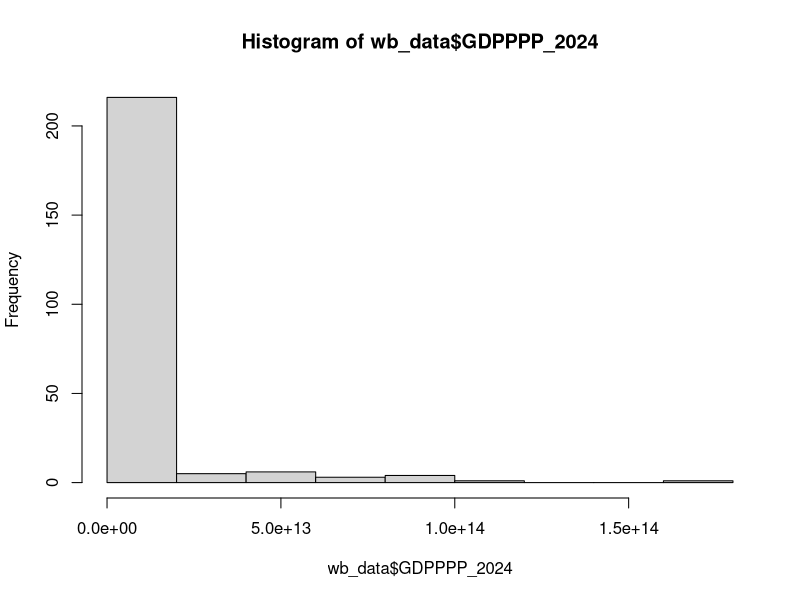
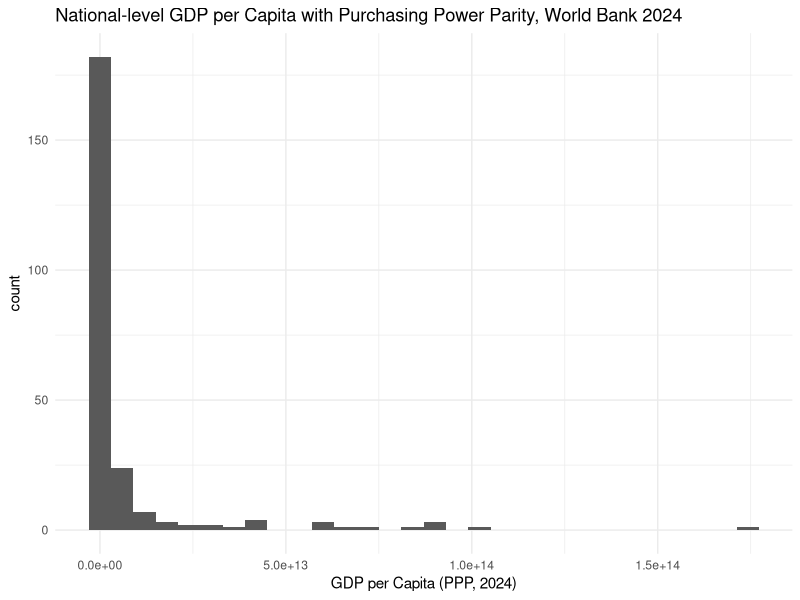
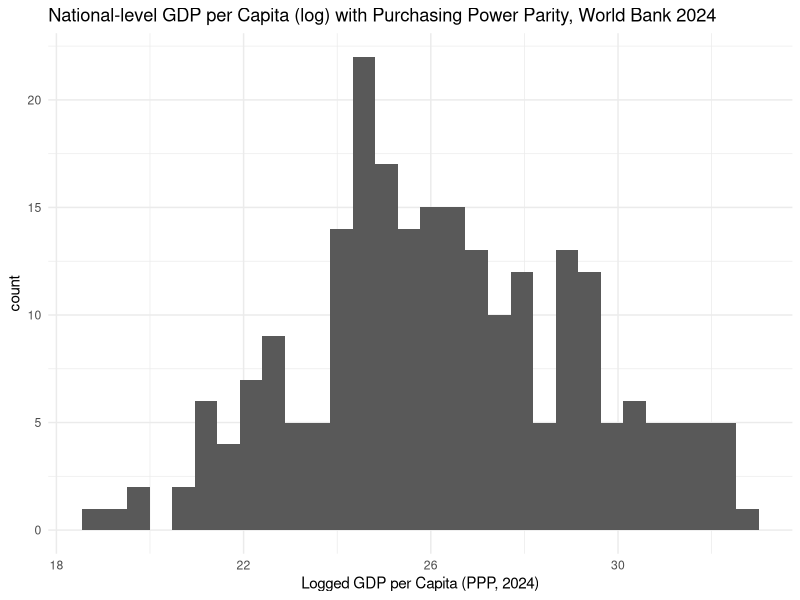

Write the R code that produced these figures, in order.
################################
# Class: Data Storytelling
# Date: 2/3/2026
# Description: This script contains some basic tests to ensure that your R environment is set up correctly.
################################

# Install basic packages if not already installed

# Note: The way you install packages in R is by using the install.packages() function.
# You can check if a package is installed using the requireNamespace() function.
# You have to use the correct package names as they appear on CRAN (Comprehensive R Archive Network, aka the central database of R packages).
# Example: To install the dplyr package, you would use install.packages("dplyr").

required_packages <- c("dplyr", # A package for data manipulation
                       "ggplot2", # A package for data visualization
                       "tidyr", # A package for data tidying
                       "readr", # A package for reading data
                       "lubridate", # A package for date-time manipulation
                       "rprojroot" # A package for finding files in project directories
                       )


# Install packages if don't have (literally doesn't work with bash)
# for (pkg in required_packages) { # Loop through each required package
#   if (!requireNamespace(pkg, quietly = TRUE)) { # Check if package is installed
#     install.packages(pkg) # Install package if not installed
#   }
# }


## Load the packages to ensure they are installed correctly

## Note: You load packages in R using the library() function.

library(dplyr)
library(ggplot2)
library(tidyr)
library(readr)
library(lubridate)
library(here)

## Set working directory to the location of this script

# Note: You can set the working directory in R using the setwd() function.

setwd(here()) # Sets the working directory to the project root

# You can get the current working directory using the getwd() function.

print(paste("Current working directory is set to:", getwd()))

list.files("data/") # Lists files in the data directory to confirm access

wb_data <- read_csv("data/wb_gdpppp_2024.csv")

print(head(wb_data)) # Print the first few rows of the dataset to confirm it is loaded correctly

## Here's a very simple (ugly) plot of the GDP per capita data to confirm that the data loaded and base R plotting works

hist(wb_data$GDPPPP_2024) # Creates a histogram of the GDP per capita data

## Here's a simple ggplot2 plot to confirm that ggplot2 is working correctly

ggplot(wb_data, aes(x = GDPPPP_2024)) + # aes() maps variables to aesthetics
  geom_histogram() +  # geom_histogram() creates a histogram
  theme_minimal() + # theme_minimal() applies a minimal theme
  labs(title = "National-level GDP per Capita with Purchasing Power Parity, World Bank 2024",
       x = "GDP per Capita (PPP, 2024)") # labs() adds labels to the plot

## Let's take the log to make the distribution more normal

ggplot(wb_data, aes(x = log(GDPPPP_2024))) +
  geom_histogram() +
  theme_minimal() +
  labs(title = "National-level GDP per Capita (log) with Purchasing Power Parity, World Bank 2024",
       x = "Logged GDP per Capita (PPP, 2024)")

## We're starting simple for now, but we'll work on making this plot look better in future lessons!
